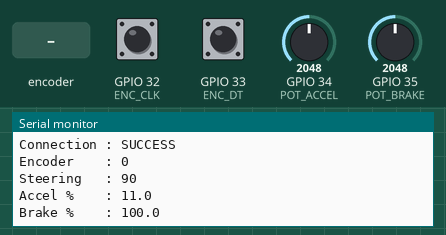
The sketch below on a simulated ESP32. Shown: the last lines printed to the serial monitor. The test bench sets the inputs (shaded band); at power-on: GPIO 34 (POT_ACCEL) = 2048, GPIO 35 (POT_BRAKE) = 2048, GPIO 32 (ENC_CLK) HIGH, GPIO 33 (ENC_DT) HIGH.

Above: at 1.2 s.
1.3 s: GPIO 34 (POT_ACCEL) set to 2866
At 1.56 s:
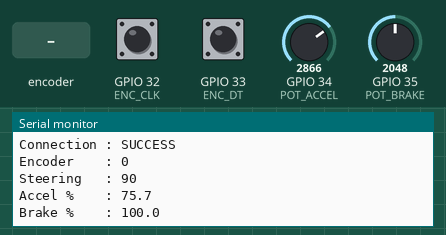
2.8 s: GPIO 35 (POT_BRAKE) set to 491
At 3.16 s:
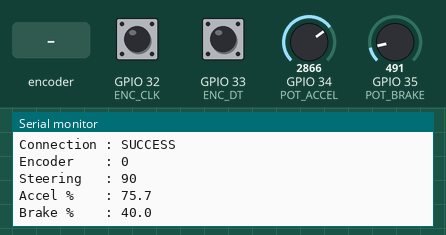
4.3 s: rotary encoder on GPIO 32 (ENC_CLK) / GPIO 33 (ENC_DT) turned 1 step (first pin leading)
6.0 s: GPIO 35 (POT_BRAKE) set to 37
At 6.16 s:
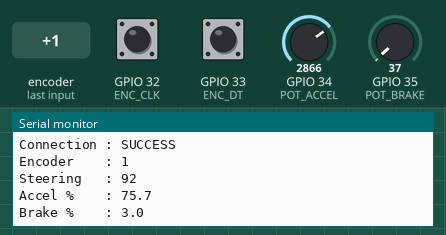
7.5 s: GPIO 34 (POT_ACCEL) set to 3603
At 7.76 s:
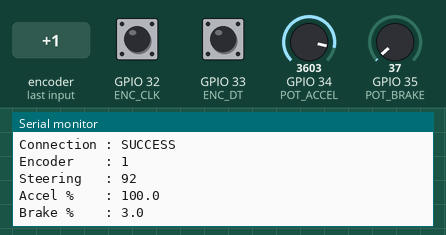
9.0 s: rotary encoder on GPIO 32 (ENC_CLK) / GPIO 33 (ENC_DT) turned 1 step (first pin leading)
Timing chart, 0 to 11.7 s (numbered marks = the images above; inputs shaded):
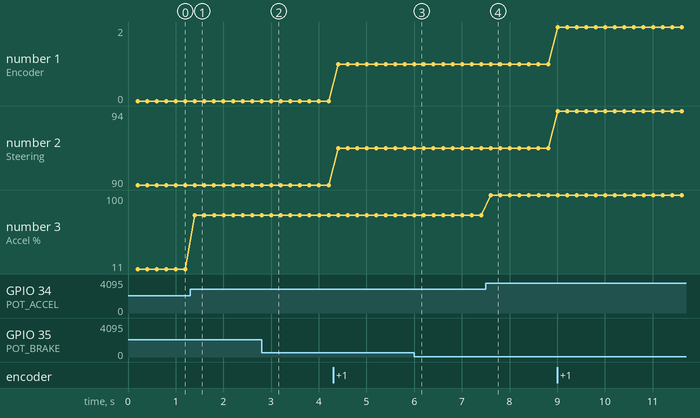

Measured:
- after the input at 1.3 s, the serial monitor: prints a new line after 0.10 s (image 1)
- after the input at 2.8 s, the serial monitor: prints a new line after 0.21 s (image 2)
- after the input at 6.0 s, the serial monitor: prints a new line at once (image 3)
- after the input at 7.5 s, the serial monitor: prints a new line after 0.11 s (image 4)
- plotted number 1: 0 → 1 after the input at 4.3 s, 1 → 2 after the input at 9.0 s
- plotted number 2: 90 → 92 after the input at 4.3 s, 92 → 94 after the input at 9.0 s
- plotted number 3: 11 → 75.7 after the input at 1.3 s, 75.7 → 100 after the input at 7.5 s

The sketch:

driver_side.ino
```cpp
#include <WiFi.h>
#include <esp_now.h>

// ================= INPUTS =================
#define POT_ACCEL   34
#define POT_BRAKE   35
#define ENC_CLK     32
#define ENC_DT      33

// ================= STEERING =================
const int MAX_ENCODER  = 20;
const int STEER_CENTER = 90;
const int STEER_RANGE  = 45;

long encoderValue = 0;
int lastCLK = HIGH;
int steeringAngle = STEER_CENTER;

// ================= PEDAL CALIBRATION =================
const float ACCEL_MIN = 46.6;
const float ACCEL_MAX = 77.5;

const float BRAKE_MIN = 0.0;
const float BRAKE_MAX = 30.0;

// ================= TIMING =================
unsigned long lastSendTime  = 0;
unsigned long lastPrintTime = 0;

const int SEND_INTERVAL  = 10;
const int PRINT_INTERVAL = 200;

// ================= RECEIVER MAC =================
uint8_t receiverMAC[] = {0x84,0x1F,0xE8,0x2F,0x97,0x84};

// ================= DATA PACKET =================
typedef struct __attribute__((packed)) {
  float accelPercent;
  float brakePercent;
  int steeringDeg;
} DBW_Packet;

DBW_Packet txData;

bool sendStatus = false;

// ================= SEND CALLBACK =================
void onDataSent(const uint8_t *mac, esp_now_send_status_t status)
{
  sendStatus = (status == ESP_NOW_SEND_SUCCESS);
}

// ================= PEDAL MAP =================
float mapPedal(float value,float minVal,float maxVal)
{
  if(value < minVal) return 0;
  if(value > maxVal) return 100;
  return ((value-minVal)/(maxVal-minVal))*100.0;
}

void setup()
{
  Serial.begin(115200);

  pinMode(ENC_CLK,INPUT_PULLUP);
  pinMode(ENC_DT,INPUT_PULLUP);

  WiFi.mode(WIFI_STA);

  Serial.print("Transmitter MAC: ");
  Serial.println(WiFi.macAddress());

  esp_now_init();
  esp_now_register_send_cb(onDataSent);

  esp_now_peer_info_t peerInfo={};
  memcpy(peerInfo.peer_addr,receiverMAC,6);
  peerInfo.channel=0;
  peerInfo.encrypt=false;

  esp_now_add_peer(&peerInfo);

  Serial.println("TRANSMITTER READY");
}

void loop()
{

  // ===== ENCODER =====
  int clkState = digitalRead(ENC_CLK);

  if(clkState != lastCLK && clkState==LOW)
  {
    if(digitalRead(ENC_DT)) encoderValue++;
    else encoderValue--;

    encoderValue = constrain(encoderValue,-MAX_ENCODER,MAX_ENCODER);

    float ratio = (float)encoderValue / MAX_ENCODER;
    steeringAngle = STEER_CENTER + ratio*STEER_RANGE;
  }

  lastCLK = clkState;

  // ===== SEND =====
  if(millis()-lastSendTime >= SEND_INTERVAL)
  {
    lastSendTime = millis();

    float accelRaw = analogRead(POT_ACCEL)*100.0/4095.0;
    float brakeRaw = analogRead(POT_BRAKE)*100.0/4095.0;

    txData.accelPercent = mapPedal(accelRaw,ACCEL_MIN,ACCEL_MAX);
    txData.brakePercent = mapPedal(brakeRaw,BRAKE_MIN,BRAKE_MAX);
    txData.steeringDeg  = steeringAngle;

    esp_now_send(receiverMAC,(uint8_t*)&txData,sizeof(txData));
  }

  // ===== PRINT =====
  if(millis()-lastPrintTime >= PRINT_INTERVAL)
  {
    lastPrintTime = millis();

    Serial.println("----------------------------");
    Serial.print("Connection : ");
    Serial.println(sendStatus ? "SUCCESS":"FAIL");

    Serial.print("Encoder    : ");
    Serial.println(encoderValue);

    Serial.print("Steering   : ");
    Serial.println(steeringAngle);

    Serial.print("Accel %    : ");
    Serial.println(txData.accelPercent,1);
    Serial.print("Brake %    : ");
    Serial.println(txData.brakePercent,1);
  }

}
```
